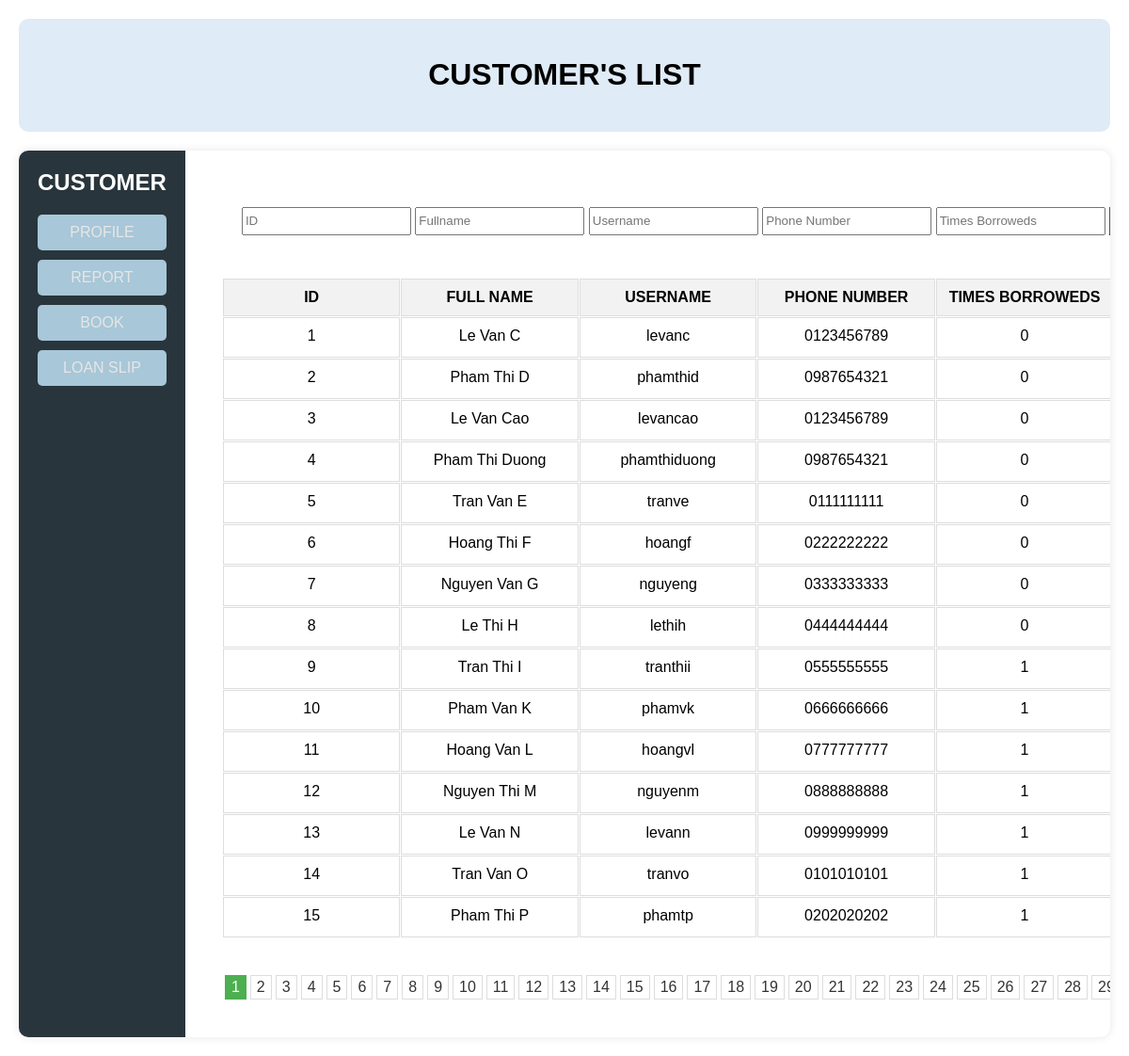
/customer.php, run on the app's committed database.
### tables this page shows
CREATE TABLE docgia (
    iddocgia SERIAL PRIMARY KEY,
    sodienthoai VARCHAR(15),
    ten VARCHAR(100),
    diachi VARCHAR(255),
    tuoi INT,
    taikhoan VARCHAR(50),
    matkhau VARCHAR(50),
    soluotmuon INT
);

### customer.php (the view, shortened to what this page needs)
<?php
include "connect.php";
$limit = 15;
$page = isset($_GET['page']) ? $_GET['page'] : 1;
$start = ($page - 1) * $limit;
if (isset($_POST['button-search'])) {
    $id = $_POST['ID'];
    $phoneNumber = $_POST['PhoneNumber'];
    $fullname = $_POST['Fullname'];
    $username = $_POST['Username'];
    $times=$_POST['TimeBorroweds'];
    $condition = "1=1";
    if (!empty($id)) {
        $condition .= " AND iddocgia = '$id'";
    }
    if (!empty($phoneNumber)) {
        $condition .= " AND sodienthoai LIKE '%$phoneNumber%'";
    }
    if (!empty($fullname)) {
        $condition .= " AND ten LIKE '%$fullname%'";
    }
    if (!empty($username)) {
        $condition .= " AND taikhoan LIKE '%$username%'";
    }
    if (!empty($times)) {
        $condition .= " AND soluotmuon LIKE '%$times%'";
    }
    $sql = "SELECT * FROM docgia WHERE $condition LIMIT $start, $limit";
    $result = mysqli_query($conn, $sql);
    $total_records_query = "SELECT COUNT(*) FROM docgia WHERE $condition";
    $total_records_result = mysqli_query($conn, $total_records_query);
    $total_records = mysqli_fetch_array($total_records_result)[0];
    $total_pages = ceil($total_records / $limit);
}
else {
    $sql = "SELECT * FROM docgia LIMIT $start, $limit";
    $result = mysqli_query($conn, $sql);
	$total_records_query = "SELECT COUNT(*) FROM docgia";
    $total_records_result = mysqli_query($conn, $total_records_query);
    $total_records = mysqli_fetch_array($total_records_result)[0];
    $total_pages = ceil($total_records / $limit);
}
?>
<html lang="en">
          <head>
          </head>
          <body>
		  <div class="container">
		  <div class="header">
				<h1>CUSTOMER'S LIST</h1>
			</div>
			<div class="content">
				<div class="sidebar">
					<h2>CUSTOMER</h2>
					<a href="staffinfo.php">PROFILE</a>
					<a href="report.php">REPORT</a>
					<a href="book.php">BOOK</a>
                    <a href="loanstaff.php">LOAN SLIP</a>
				</div>
				<div class="main">
				<div class="form-change">
				<form action="customer.php" class="form-edit" method="post" enctype="multipart/form-data">
					<input type="text" class="form-container" placeholder="ID" name="ID">
					<input type="text" class="form-container" placeholder="Fullname" name="Fullname">
					<input type="text" class="form-container" placeholder="Username" name="Username">
					<input type="text" class="form-container" placeholder="Phone Number" name="PhoneNumber">
                    <input type="text" class="form-container" placeholder="Times Borroweds" name="TimeBorroweds">
				</form>
				</div>
                <div class="table-container">
        <div class="grid-container">
            <div class="header1">ID</div>
            <div class="header1">FULL NAME</div>
            <div class="header1">USERNAME</div>
            <div class="header1">PHONE NUMBER</div>
            <div class="header1">TIMES BORROWEDS</div>
            <?php
            if ($result) {
                while ($row = mysqli_fetch_assoc($result)) {
                    echo "<div>" . $row['iddocgia'] . "</div>";
                    echo "<div>" . $row['ten'] . "</div>";
                    echo "<div>" . $row['taikhoan'] . "</div>";
                    echo "<div>" . $row['sodienthoai'] . "</div>";
                    echo "<div>" . $row['soluotmuon'] . "</div>";
                }
            }
            ?>
        </div>
    </div>
    <div class="pagination">
        <?php
        for ($i = 1; $i <= $total_pages; $i++) {
            echo "<a href='?page=" . $i . "'";
            if ($i == $page) echo " class='active'";
            echo ">" . $i . "</a>";
        }
        ?>
    </div>
				</div>
			</div>
		</div>
          </body>
          </html>

### customer.php (style rules this page uses)
body { margin: 0; padding: 0; background: #FFFFFF; font-family: 'Arial', sans-serif; overflow-x: hidden; }
.container { display: flex; flex-direction: column; min-height: 100vh; max-width: 100vw; margin: 0 auto; padding: 20px; box-sizing: border-box; }
.content { flex: 1; display: flex; flex-direction: row; background: #FFFFFF; border-radius: 10px; overflow: hidden; box-shadow: 0 0 10px rgba(0, 0, 0, 0.1); }
.header { text-align: center; padding: 20px; background: #DFEBF6; border-radius: 10px; margin-bottom: 20px; }
.sidebar { width: 270px; background: #29353C; color: #E6E6E6; padding: 20px; box-sizing: border-box; display: flex; flex-direction: column; }
.sidebar h2 { margin-top: 0; margin-bottom: 20px; color: #FFFFFF; }
.sidebar a { text-decoration: none; color: #E6E6E6; display: block; padding: 10px; margin-bottom: 10px; background: #A8C7D8; text-align: center; border-radius: 5px; }
.main { flex: 1; padding: 40px; display: flex; flex-direction: column; }
.grid-container { display: grid; grid-template-columns: repeat(6, 1fr); gap: 1px; width: 100%; margin: 20px auto; }
.grid-container > div { border: 1px solid #ddd; padding: 10px; text-align: center; }
.header1 { background-color: #f2f2f2; font-weight: bold; text-align: center; }
.table-container { position: relative; width: 100%; overflow-x: auto; }
.pagination { display: flex; justify-content: center; margin-top: 20px; }
.pagination a { color: #333; padding: 3px 6px; text-decoration: none; border: 1px solid #ddd; margin: 0 2px; }
.pagination a.active { background-color: #4CAF50; color: white; border: 1px solid #4CAF50; }
.form-container { width: 100%; max-width: 180px; height: 30px; margin-bottom: 10px; }
.form-change { margin-top: 20px; width: 100%; padding: 0 20px; box-sizing: border-box; }

### data on the page
docgia: iddocgia "1", ten "Le Van C", taikhoan "levanc", sodienthoai "0123456789", soluotmuon "0"
docgia: iddocgia "2", ten "Pham Thi D", taikhoan "phamthid", sodienthoai "0987654321", soluotmuon "0"
docgia: iddocgia "3", ten "Le Van Cao", taikhoan "levancao", sodienthoai "0123456789", soluotmuon "0"
docgia: iddocgia "4", ten "Pham Thi Duong", taikhoan "phamthiduong", sodienthoai "0987654321", soluotmuon "0"
docgia: iddocgia "5", ten "Tran Van E", taikhoan "tranve", sodienthoai "0111111111", soluotmuon "0"
docgia: iddocgia "6", ten "Hoang Thi F", taikhoan "hoangf", sodienthoai "0222222222", soluotmuon "0"
docgia: iddocgia "7", ten "Nguyen Van G", taikhoan "nguyeng", sodienthoai "0333333333", soluotmuon "0"
docgia: iddocgia "8", ten "Le Thi H", taikhoan "lethih", sodienthoai "0444444444", soluotmuon "0"
docgia: iddocgia "9", ten "Tran Thi I", taikhoan "tranthii", sodienthoai "0555555555", soluotmuon "1"
docgia: iddocgia "10", ten "Pham Van K", taikhoan "phamvk", sodienthoai "0666666666", soluotmuon "1"
docgia: iddocgia "11", ten "Hoang Van L", taikhoan "hoangvl", sodienthoai "0777777777", soluotmuon "1"
docgia: iddocgia "12", ten "Nguyen Thi M", taikhoan "nguyenm", sodienthoai "0888888888", soluotmuon "1"
docgia: iddocgia "13", ten "Le Van N", taikhoan "levann", sodienthoai "0999999999", soluotmuon "1"
docgia: iddocgia "14", ten "Tran Van O", taikhoan "tranvo", sodienthoai "0101010101", soluotmuon "1"
docgia: iddocgia "15", ten "Pham Thi P", taikhoan "phamtp", sodienthoai "0202020202", soluotmuon "1"
